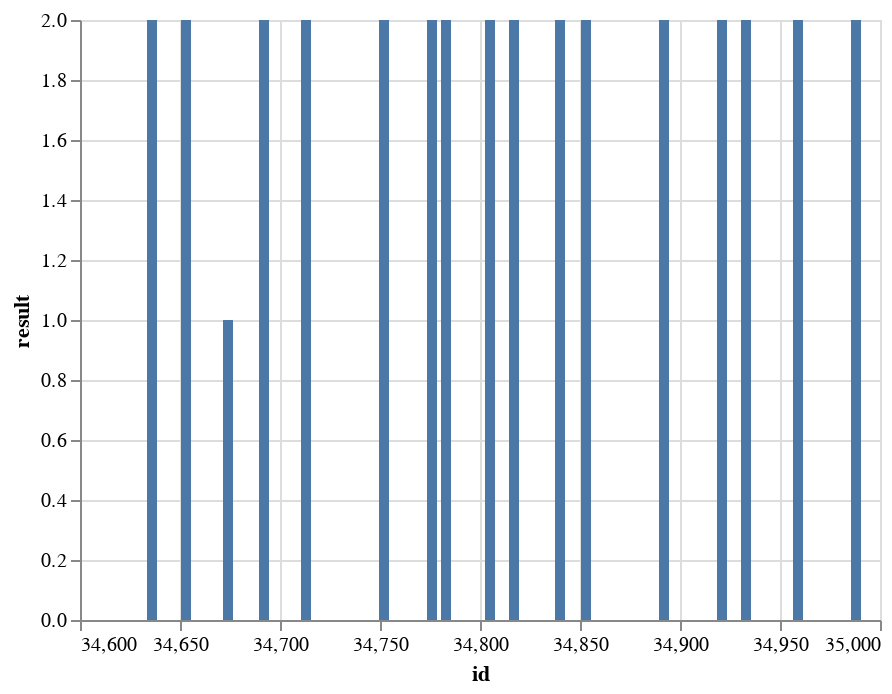

Write notebook code for a chart like this one.
### Code cell
alt.Chart(football_df).mark_bar().encode(
    x="id",
    y="result"
)

### Figure 1 — Vega-Lite specification as saved in the notebook (floating-point values rounded to 4 significant figures)
{"config": {"view": {"continuousWidth": 400, "continuousHeight": 300}}, "data": {"name": "data-78e1f78b49b4e8b409fc5da908a64968"}, "mark": "bar", "encoding": {"x": {"type": "quantitative", "field": "id"}, "y": {"type": "quantitative", "field": "result"}}, "$schema": "https://vega.github.io/schema/vega-lite/v4.8.1.json", "datasets": {"data-78e1f78b49b4e8b409fc5da908a64968": [{"id": 34636, "season": "2015-16", "division": 1, "round": 2, "localTeam": "Real Madrid", "visitorTeam": "Betis", "localGoals": 5, "visitorGoals": 0, "date": "29\\/08\\/2015", "timestamp": 1440799200, "result": 2}, {"id": 34653, "season": "2015-16", "division": 1, "round": 4, "localTeam": "Real Madrid", "visitorTeam": "Granada", "localGoals": 1, "visitorGoals": 0, "date": "19\\/09\\/2015", "timestamp": 1442613600, "result": 2}, {"id": 34674, "season": "2015-16", "division": 1, "round": 6, "localTeam": "Real Madrid", "visitorTeam": "Malaga", "localGoals": 0, "visitorGoals": 0, "date": "26\\/09\\/2015", "timestamp": 1443218400, "result": 1}, {"id": 34692, "season": "2015-16", "division": 1, "round": 8, "localTeam": "Real Madrid", "visitorTeam": "Levante", "localGoals": 3, "visitorGoals": 0, "date": "17\\/10\\/2015", "timestamp": 1445032800, "result": 2}, {"id": 34713, "season": "2015-16", "division": 1, "round": 10, "localTeam": "Real Madrid", "visitorTeam": "Las Palmas", "localGoals": 3, "visitorGoals": 1, "date": "31\\/10\\/2015", "timestamp": 1446246000, "result": 2}, {"id": 34733, "season": "2015-16", "division": 1, "round": 12, "localTeam": "Real Madrid", "visitorTeam": "Barcelona", "localGoals": 0, "visitorGoals": 4, "date": "21\\/11\\/2015", "timestamp": 1448060400, "result": 0}, {"id": 34752, "season": "2015-16", "division": 1, "round": 14, "localTeam": "Real Madrid", "visitorTeam": "Getafe", "localGoals": 4, "visitorGoals": 1, "date": "05\\/12\\/2015", "timestamp": 1449270000, "result": 2}, {"id": 34776, "season": "2015-16", "division": 1, "round": 16, "localTeam": "Real Madrid", "visitorTeam": "Rayo Vallecano", "localGoals": 10, "visitorGoals": 2, "date": "20\\/12\\/2015", "timestamp": 1450566000, "result": 2}, {"id": 34783, "season": "2015-16", "division": 1, "round": 17, "localTeam": "Real Madrid", "visitorTeam": "Real Sociedad", "localGoals": 3, "visitorGoals": 1, "date": "30\\/12\\/2015", "timestamp": 1451430000, "result": 2}, {"id": 34805, "season": "2015-16", "division": 1, "round": 19, "localTeam": "Real Madrid", "visitorTeam": "Deportivo", "localGoals": 5, "visitorGoals": 0, "date": "09\\/01\\/2016", "timestamp": 1452294000, "result": 2}, {"id": 34817, "season": "2015-16", "division": 1, "round": 20, "localTeam": "Real Madrid", "visitorTeam": "Sporting de Gijon", "localGoals": 5, "visitorGoals": 1, "date": "17\\/01\\/2016", "timestamp": 1452985200, "result": 2}, {"id": 34840, "season": "2015-16", "division": 1, "round": 22, "localTeam": "Real Madrid", "visitorTeam": "Espanol", "localGoals": 6, "visitorGoals": 0, "date": "31\\/01\\/2016", "timestamp": 1454194800, "result": 2}, {"id": 34853, "season": "2015-16", "division": 1, "round": 24, "localTeam": "Real Madrid", "visitorTeam": "Atletico de Bilbao", "localGoals": 4, "visitorGoals": 2, "date": "13\\/02\\/2016", "timestamp": 1455318000, "result": 2}, {"id": 34873, "season": "2015-16", "division": 1, "round": 26, "localTeam": "Real Madrid", "visitorTeam": "Atletico de Madrid", "localGoals": 0, "visitorGoals": 1, "date": "27\\/02\\/2016", "timestamp": 1456527600, "result": 0}, {"id": 34892, "season": "2015-16", "division": 1, "round": 28, "localTeam": "Real Madrid", "visitorTeam": "Celta de Vigo", "localGoals": 7, "visitorGoals": 1, "date": "05\\/03\\/2016", "timestamp": 1457132400, "result": 2}, {"id": 34921, "season": "2015-16", "division": 1, "round": 30, "localTeam": "Real Madrid", "visitorTeam": "Sevilla", "localGoals": 4, "visitorGoals": 0, "date": "20\\/03\\/2016", "timestamp": 1458428400, "result": 2}, {"id": 34933, "season": "2015-16", "division": 1, "round": 32, "localTeam": "Real Madrid", "visitorTeam": "Eibar", "localGoals": 4, "visitorGoals": 0, "date": "09\\/04\\/2016", "timestamp": 1460152800, "result": 2}, {"id": 34959, "season": "2015-16", "division": 1, "round": 34, "localTeam": "Real Madrid", "visitorTeam": "Villarreal", "localGoals": 3, "visitorGoals": 0, "date": "20\\/04\\/2016", "timestamp": 1461103200, "result": 2}, {"id": 34988, "season": "2015-16", "division": 1, "round": 37, "localTeam": "Real Madrid", "visitorTeam": "Valencia", "localGoals": 3, "visitorGoals": 2, "date": "08\\/05\\/2016", "timestamp": 1462658400, "result": 2}]}}
